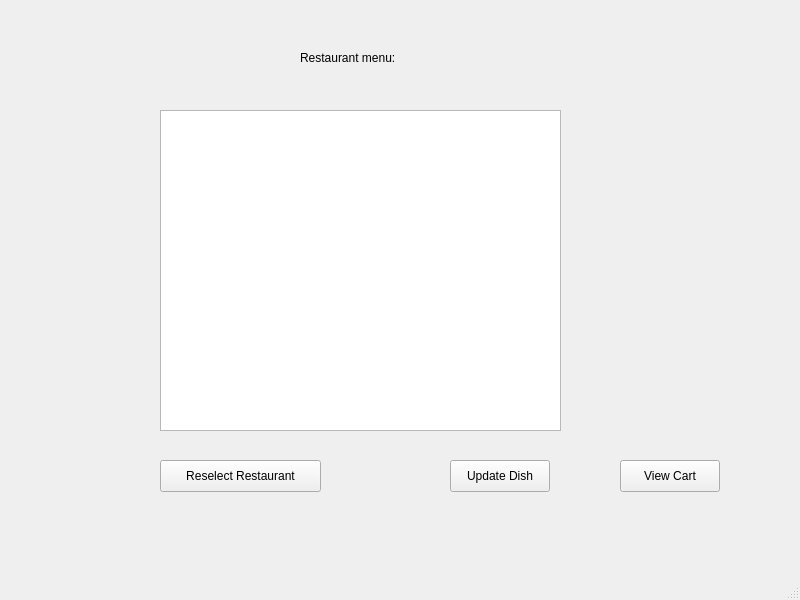
<?xml version="1.0" encoding="UTF-8"?>
<ui version="4.0">
 <class>DishList</class>
 <widget class="QMainWindow" name="DishList">
  <property name="geometry">
   <rect>
    <x>0</x>
    <y>0</y>
    <width>800</width>
    <height>600</height>
   </rect>
  </property>
  <property name="windowTitle">
   <string>MainWindow</string>
  </property>
  <widget class="QWidget" name="centralwidget">
   <widget class="QTableView" name="dishListTable">
    <property name="geometry">
     <rect>
      <x>160</x>
      <y>110</y>
      <width>401</width>
      <height>321</height>
     </rect>
    </property>
   </widget>
   <widget class="QPushButton" name="reselectRestaurantButton">
    <property name="geometry">
     <rect>
      <x>160</x>
      <y>460</y>
      <width>161</width>
      <height>32</height>
     </rect>
    </property>
    <property name="text">
     <string>Reselect Restaurant</string>
    </property>
   </widget>
   <widget class="QLabel" name="label">
    <property name="geometry">
     <rect>
      <x>300</x>
      <y>50</y>
      <width>121</width>
      <height>16</height>
     </rect>
    </property>
    <property name="text">
     <string>Restaurant menu:</string>
    </property>
   </widget>
   <widget class="QPushButton" name="updateDishButton">
    <property name="geometry">
     <rect>
      <x>450</x>
      <y>460</y>
      <width>100</width>
      <height>32</height>
     </rect>
    </property>
    <property name="text">
     <string>Update Dish</string>
    </property>
   </widget>
   <widget class="QPushButton" name="viewCartButton">
    <property name="geometry">
     <rect>
      <x>620</x>
      <y>460</y>
      <width>100</width>
      <height>32</height>
     </rect>
    </property>
    <property name="text">
     <string>View Cart</string>
    </property>
   </widget>
  </widget>
  <widget class="QMenuBar" name="menubar">
   <property name="geometry">
    <rect>
     <x>0</x>
     <y>0</y>
     <width>800</width>
     <height>24</height>
    </rect>
   </property>
  </widget>
  <widget class="QStatusBar" name="statusbar"/>
 </widget>
 <resources/>
 <connections/>
</ui>
